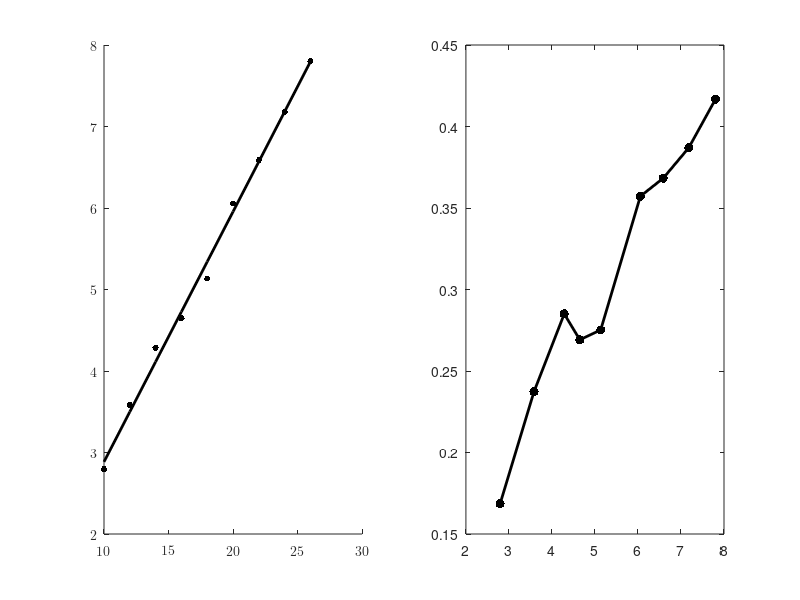

MATLAB code to generate this figure:
u =(10:2:26);
i =[0.065 0.081 0.099 0.117 0.137 0.156 0.177 0.200 0.220];
v1=[2.795 3.582 4.286 4.648 5.133 6.056 6.587 7.180 7.803];
r=0.5*103.84*10^(-3);
s=pi*r*r;
rho=1.185;
p0=u.*i
p1=0.5.*rho.*s.*(v1.^3)
ita=p1./p0

subplot(1, 2, 1);
uv=scatter(u, v1, 200, 'k', '.');
hold on;
set(gca, 'FontName', 'Latin Modern Math', 'FontSize', 10);

M=[u' ones(9,1)];
k=M\(v1');
v1pre=(M*k)';

plot(u, v1pre, '-k', 'LineWidth', 2);

subplot(1, 2, 2);
set(gca, 'FontName', 'Latin Modern Math');
plot(v1, ita, '.-k', 'LineWidth', 2, 'MarkerSize', 20);
